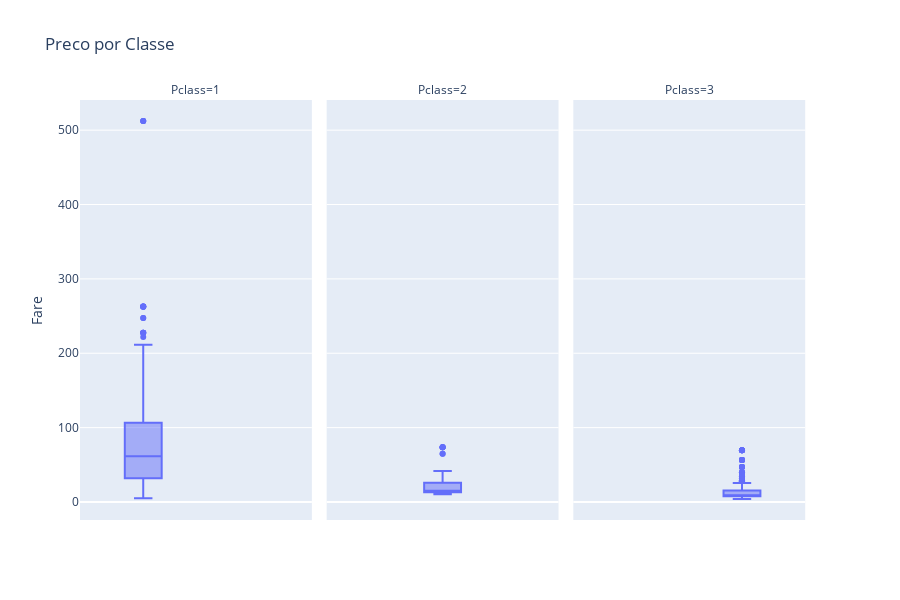

This figure's notebook cell:
### Code cell
df_fare = df.loc[df['Fare']>0]
fig = px.box(df_fare.sort_values(by=['Pclass']),  y="Fare", facet_col="Pclass",title="Preco por Classe")
fig.show()

### Figure 1 — Plotly figure (JSON) as saved in the notebook; plotly's stock layout.template omitted (floating-point values rounded to 4 significant figures; data arrays with more than 128 entries replaced by an {"elided": "..."} marker saying what was removed)
{"data": [{"alignmentgroup": "True", "hoverlabel": {"namelength": 0}, "hovertemplate": "Pclass=1<br>Fare=%{y}", "legendgroup": "", "marker": {"color": "#636efa"}, "name": "", "notched": false, "offsetgroup": "", "orientation": "v", "showlegend": false, "type": "box", "x0": " ", "xaxis": "x", "y": {"elided": "209 float values"}, "y0": " ", "yaxis": "y"}, {"alignmentgroup": "True", "hoverlabel": {"namelength": 0}, "hovertemplate": "Pclass=2<br>Fare=%{y}", "legendgroup": "", "marker": {"color": "#636efa"}, "name": "", "notched": false, "offsetgroup": "", "orientation": "v", "showlegend": false, "type": "box", "x0": " ", "xaxis": "x2", "y": {"elided": "178 float values"}, "y0": " ", "yaxis": "y2"}, {"alignmentgroup": "True", "hoverlabel": {"namelength": 0}, "hovertemplate": "Pclass=3<br>Fare=%{y}", "legendgroup": "", "marker": {"color": "#636efa"}, "name": "", "notched": false, "offsetgroup": "", "orientation": "v", "showlegend": false, "type": "box", "x0": " ", "xaxis": "x3", "y": {"elided": "487 float values"}, "y0": " ", "yaxis": "y3"}], "layout": {"annotations": [{"font": {}, "showarrow": false, "text": "Pclass=1", "x": 0.1567, "xanchor": "center", "xref": "paper", "y": 1, "yanchor": "bottom", "yref": "paper"}, {"font": {}, "showarrow": false, "text": "Pclass=2", "x": 0.49, "xanchor": "center", "xref": "paper", "y": 1, "yanchor": "bottom", "yref": "paper"}, {"font": {}, "showarrow": false, "text": "Pclass=3", "x": 0.8233, "xanchor": "center", "xref": "paper", "y": 1, "yanchor": "bottom", "yref": "paper"}], "boxmode": "group", "height": 600, "legend": {"tracegroupgap": 0}, "title": {"text": "Preco por Classe"}, "xaxis": {"anchor": "y", "domain": [0, 0.3133]}, "xaxis2": {"anchor": "y2", "domain": [0.3333, 0.6467], "matches": "x"}, "xaxis3": {"anchor": "y3", "domain": [0.6667, 0.98], "matches": "x"}, "yaxis": {"anchor": "x", "domain": [0, 1], "title": {"text": "Fare"}}, "yaxis2": {"anchor": "x2", "domain": [0, 1], "matches": "y", "showticklabels": false}, "yaxis3": {"anchor": "x3", "domain": [0, 1], "matches": "y", "showticklabels": false}}}
